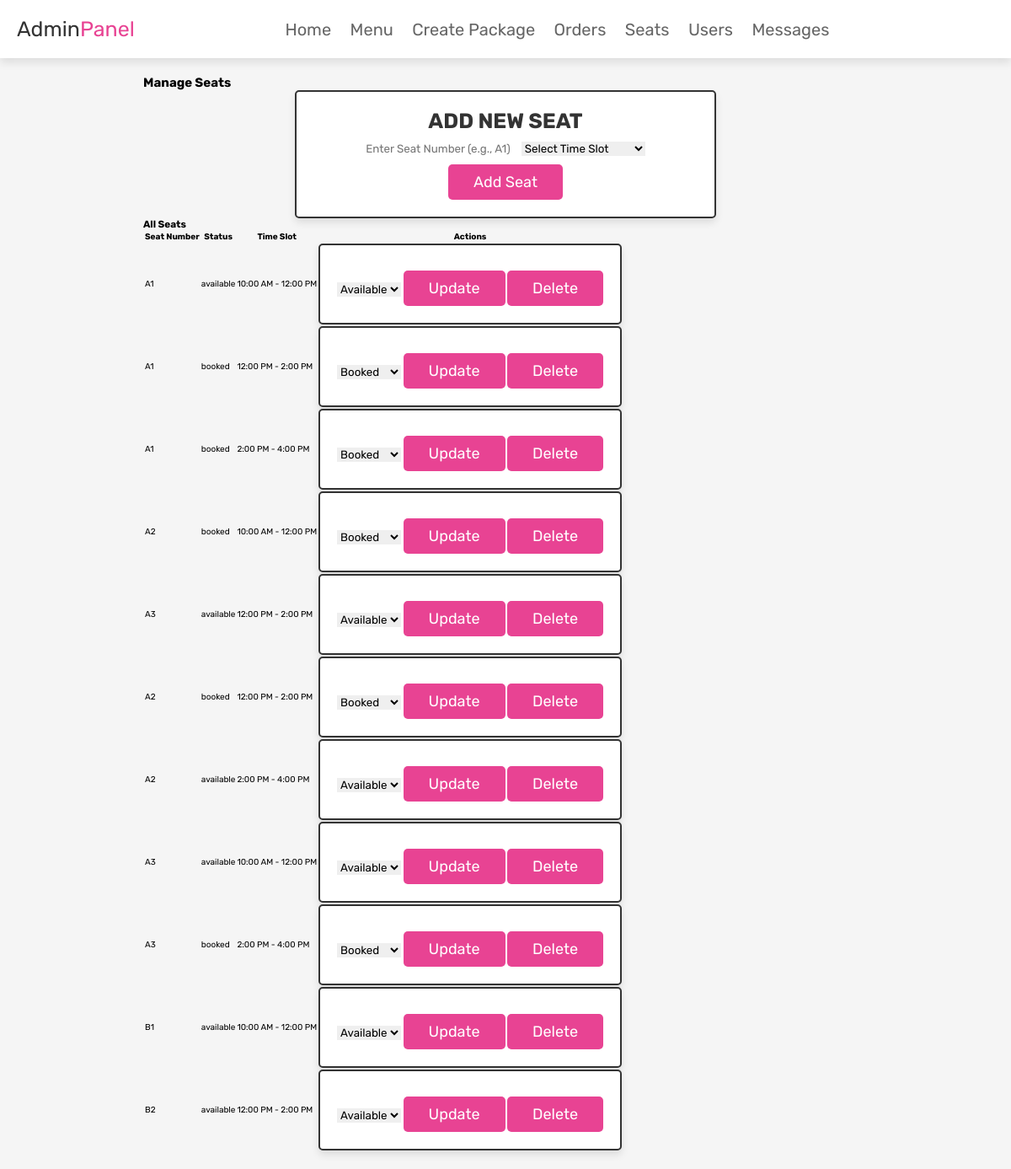
Screenshot of /manage_seats.php (signed in) with the database file from the repository.
### tables this page shows
CREATE TABLE `seats` (
  `seat_id` int(11) NOT NULL,
  `seat_number` varchar(20) NOT NULL,
  `status` enum('available','booked') DEFAULT 'available',
  `time_slot_id` int(11) DEFAULT NULL
);

CREATE TABLE `time_slots` (
  `time_slot_id` int(11) NOT NULL,
  `time_slot` varchar(50) NOT NULL
);

### manage_seats.php (the view, shortened to what this page needs)
<?php
@include 'config.php';
?>
<!DOCTYPE html>
<html lang="en">
<head>
    <link rel="stylesheet" href="css/admin_style.css">
</head>
<body>
<?php @include 'admin_header.php'; ?>
<section class="seat-management">
    <h1>Manage Seats</h1>
    <form action="" method="POST" class="add-seat-form">
        <h3>Add New Seat</h3>
        <input type="text" name="seat_number" placeholder="Enter Seat Number (e.g., A1)" required>
        <select name="time_slot_id" required>
            <option value="" disabled selected>Select Time Slot</option>
        </select>
        <input type="submit" name="add_seat" value="Add Seat" class="btn">
    </form>
    <div class="seat-list">
        <h3>All Seats</h3>
        <table>
            <thead>
                <tr>
                    <th>Seat Number</th>
                    <th>Status</th>
                    <th>Time Slot</th>
                    <th>Actions</th>
                </tr>
            </thead>
            <tbody>
                <?php
                $seats_query = "SELECT s.*, ts.time_slot FROM seats s INNER JOIN time_slots ts ON s.time_slot_id = ts.time_slot_id";
                $seats_result = mysqli_query($conn, $seats_query) or die('Query failed');
                if (mysqli_num_rows($seats_result) > 0) {
                    while ($seat = mysqli_fetch_assoc($seats_result)) {
                        echo "
                        <tr>
                            <td>{$seat['seat_number']}</td>
                            <td>{$seat['status']}</td>
                            <td>{$seat['time_slot']}</td>
                            <td>
                                <form action='' method='POST' class='inline-form'>
                                    <input type='hidden' name='seat_id' value='{$seat['seat_id']}'>
                                    <select name='status' required>
                                        <option value='available' " . ($seat['status'] == 'available' ? 'selected' : '') . " " . ($seat['status'] == 'available' ? 'disabled' : '') . ">Available</option>
                                        <option value='booked' " . ($seat['status'] == 'booked' ? 'selected' : '') . " " . ($seat['status'] == 'booked' ? 'disabled' : '') . ">Booked</option>
                                    </select>
                                    <input type='submit' name='update_seat' value='Update' class='btn'>
                                    <input type='submit' name='delete_seat' value='Delete' class='btn btn-danger'>
                                </form>
                            </td>
                        </tr>";
                    }
                } else {
                    echo "<tr><td colspan='5'>No seats found.</td></tr>";
                }
                ?>
            </tbody>
        </table>
    </div>
</section>
</body>
</html>

### admin_style.css (style rules this page uses)
:root { --pink:#e84393; --red:#c0392b; --orange:#f39c12; --black:#333; --white:#fff; --light-color:#666; --light-white:#ccc; --light-bg:#f5f5f5; --border:.2rem solid var(--black); --box-shadow:0 .5rem 1rem rgba(0,0,0,.1); }
* { font-family: 'Rubik', sans-serif; margin:0; padding:0; box-sizing: border-box; outline: none; border:none; text-decoration: none; transition:all .2s linear; }
html { font-size: 62.5%; overflow-x: hidden; scroll-behavior: smooth; scroll-padding-top: 6.5rem; }
body { background: var(--light-bg); }
section { padding:3rem 2rem; }
.btn, .delete-btn, .option-btn { display: inline-block; border-radius: .5rem; margin-top: 1rem; font-size: 1.8rem; color:var(--white); cursor: pointer; padding:1rem 3rem; text-transform: capitalize; }
.btn { background-color: var(--pink); }
.seat-management { padding: 20px; max-width: 900px; margin: auto; }
.seat-management form { max-width: 50rem; border-radius: .5rem; background-color: var(--white); border: var(--border); padding: 2rem; text-align: center; margin: 0 auto; box-shadow: var(--box-shadow); }
.seat-management form h3 { font-size: 2.5rem; text-transform: uppercase; color: var(--black); margin-bottom: 1rem; }

### rows the page displays
seats: seat_number "A1", status "available", time_slot.time_slot "10:00 AM - 12:00 PM", status "Available"
seats: seat_number "A1", status "booked", time_slot.time_slot "12:00 PM - 2:00 PM", status "Booked"
seats: seat_number "A1", status "booked", time_slot.time_slot "2:00 PM - 4:00 PM", status "Booked"
seats: seat_number "A2", status "booked", time_slot.time_slot "10:00 AM - 12:00 PM", status "Booked"
seats: seat_number "A3", status "available", time_slot.time_slot "12:00 PM - 2:00 PM", status "Available"
seats: seat_number "A2", status "booked", time_slot.time_slot "12:00 PM - 2:00 PM", status "Booked"
seats: seat_number "A2", status "available", time_slot.time_slot "2:00 PM - 4:00 PM", status "Available"
seats: seat_number "A3", status "available", time_slot.time_slot "10:00 AM - 12:00 PM", status "Available"
seats: seat_number "A3", status "booked", time_slot.time_slot "2:00 PM - 4:00 PM", status "Booked"
seats: seat_number "B1", status "available", time_slot.time_slot "10:00 AM - 12:00 PM", status "Available"
seats: seat_number "B2", status "available", time_slot.time_slot "12:00 PM - 2:00 PM", status "Available"
